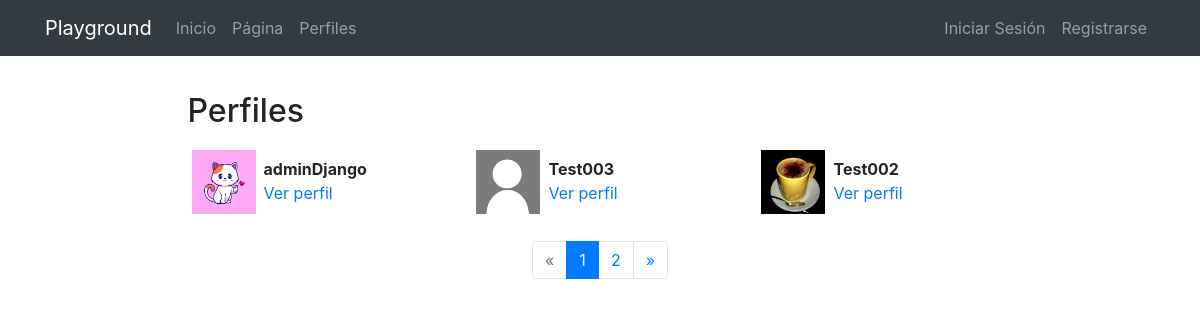
Page /profiles/ on the earlier database version.
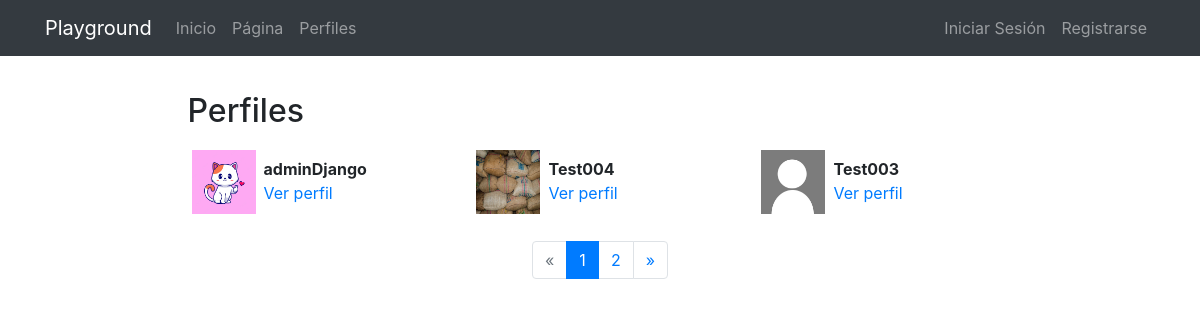
Same page on the later database version.
### registration/models.py (models this page shows)
class Profile(models.Model):
    user = models.OneToOneField(User, on_delete=models.CASCADE)
    avatar = models.ImageField(upload_to=custom_upload_to, null=True, blank=True)
    bio = models.TextField(null=True,blank=True)
    link = models.URLField(max_length=200,null=True,blank=True)
    class Meta:
        ordering = ['-user__username']

### profiles/views.py (the view)
# urls.py: path('', ProfileListView.as_view(), name='list'),
class ProfileListView(ListView):
    model = Profile
    template_name = 'profiles/profile_list.html'
    paginate_by = 3

### profiles/templates/profiles/profile_list.html (shortened to what this page needs)
{% extends 'core/base.html' %}
{% load static %}
{% block content %}
<main role="main">
  <div class="container">
    <div class="row mt-3">
      <div class="col-md-9 mx-auto mb-5">
        <h2>Perfiles</h2>
        <div class="row">
          {% for profile in profile_list %}
            <div class="col-md-4 mt-2 mb-3 ">
              <div class="row p-1">
                <div class="col-md-12">
                  {% if profile.avatar %}
                    <img src="{{profile.avatar.url}}" class="img-fluid profile-avatar">
                  {% else %}
                    <img src="{% static 'registration/img/no-avatar.jpg' %}" class="img-fluid profile-avatar">
                  {% endif %}
                  <p class="profile-data">
                    <b>{{profile.user|truncatechars:"16"}}</b><br>
                    <a href="{% url 'profiles:detail' profile.user %}">Ver perfil</a>
                  </p>
                </div>
              </div>
            </div>
          {% endfor %}
        </div>
        {% if is_paginated %}
          <nav aria-label="Page navigation">
            <ul class="pagination justify-content-center">
              {% if page_obj.has_previous %}
                <li class="page-item ">
                  <a class="page-link" href="?page={{ page_obj.previous_page_number }}">&laquo;</a>
                </li>
              {% else %}
                <li class="page-item disabled">
                  <a class="page-link" href="#" tabindex="-1">&laquo;</a>
                </li>
              {% endif %}
              {% for i in paginator.page_range %}
                <li class="page-item {% if page_obj.number == i %}active{% endif %}">
                  <a class="page-link" href="?page={{ i }}">{{ i }}</a>
                </li>
              {% endfor %}
              {% if page_obj.has_next %}
                <li class="page-item ">
                  <a class="page-link" href="?page={{ page_obj.next_page_number }}">&raquo;</a>
                </li>
              {% else %}
                <li class="page-item disabled">
                  <a class="page-link" href="#" tabindex="-1">&raquo;</a>
                </li>
              {% endif %}
            </ul>
          </nav>
        {% endif %}
      </div>
    </div>
  </div>
</main>
{% endblock %}

Differences in the rows shown:
no longer on this page (row unchanged): Profile: avatar (picture), user "Test002"
added Profile: avatar (picture), user "Test004"
